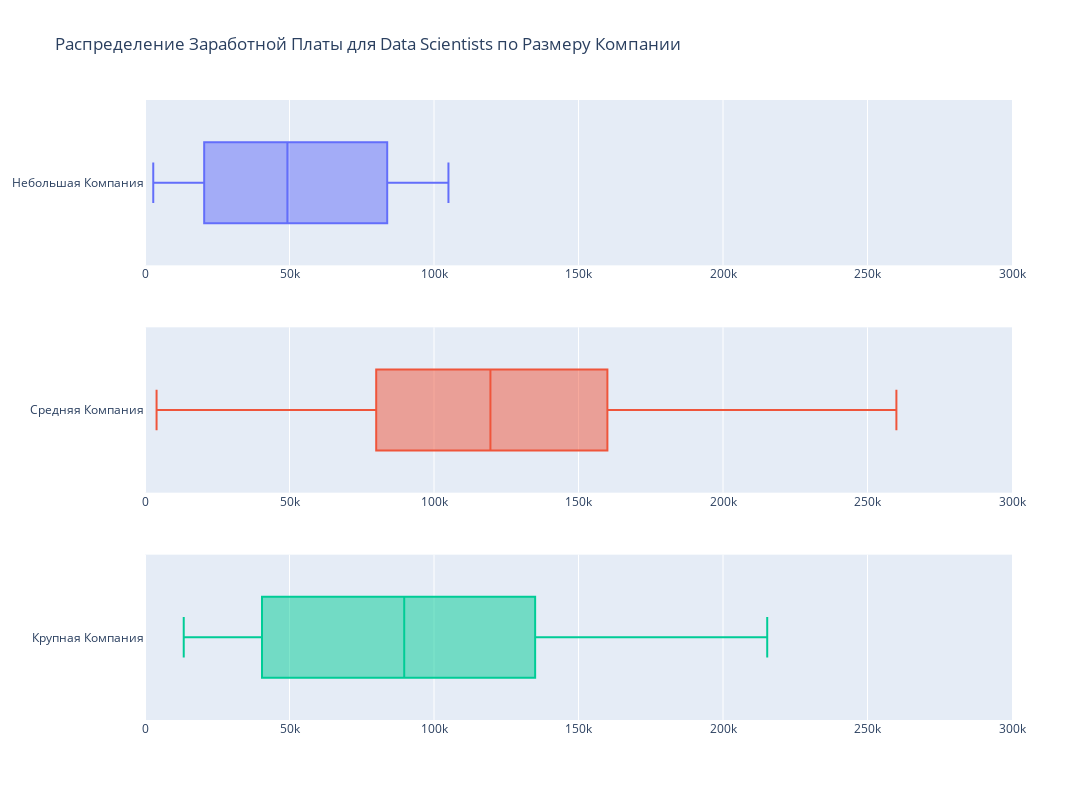

The cell this chart's notebook holds for it:
### Markdown cell above
### Как соотносятся зарплаты специалистов Data Scientist в компаниях различных размеров?

### Code cell
#converted company_size to numerical feature for future statistical analysis, thus need to filter by company size for easier visualization
small = salaries[(salaries['job_title'] == 'Data Scientist') & (salaries['company_size'] == 1)]
medium = salaries[(salaries['job_title'] == 'Data Scientist') & (salaries['company_size'] == 2)]
large = salaries[(salaries['job_title'] == 'Data Scientist') & (salaries['company_size'] == 3)]

#create side-by-side plots
fig = make_subplots(rows=3, cols=1)

#first graph
fig.add_trace(
    go.Box(x=small['salary'], name='Небольшая Компания'),
    row=1, col=1
)

#set the same axis limits
fig.update_xaxes(range=[0, 300000])


#second graph
fig.add_trace(
    go.Box(x=medium['salary'], name='Средняя Компания'),
    row=2, col=1
)

#set the same axis limits
fig.update_xaxes(range=[0, 300000])


#third graph
fig.add_trace(
    go.Box(x=large['salary'], name='Крупная Компания'),
    row=3, col=1
)

#set the same axis limits
fig.update_xaxes(range=[0, 300000])

#set characteristics
fig.update_layout(height=800,
                  width=1100,
                  showlegend=False,
                  title_text='Распределение Заработной Платы для Data Scientists по Размеру Компании'
)

fig.show()

### Figure 1 — Plotly figure (JSON) as saved in the notebook; plotly's stock layout.template omitted (floating-point values rounded to 4 significant figures)
{"data": [{"name": "Небольшая Компания", "type": "box", "x": [51321, 45760, 76958, 21669, 62726, 49268, 105000, 91237, 62726, 42197, 9466, 100000, 82500, 2859, 5679, 12901, 87738, 90000, 16904, 25532, 48000], "xaxis": "x", "yaxis": "y"}, {"name": "Средняя Компания", "type": "box", "x": [39916, 38776, 118000, 138350, 49646, 80000, 150000, 119059, 61467, 33808, 46809, 4000, 28399, 77684, 100000, 130000, 90000, 136620, 99360, 117789, 104702, 146000, 123000, 65438, 39263, 165220, 120160, 95550, 167000, 150000, 211500, 138600, 170000, 180000, 71982, 45807, 260000, 180000, 80000, 18442, 104890, 140000, 220000, 183228, 91614, 185100, 200000, 120000, 230000, 100000, 100000, 100000, 165000, 86703, 69336, 78000, 141300, 102100, 176000, 144000, 205300, 140400, 210000, 150000, 160000, 130000], "xaxis": "x2", "yaxis": "y2"}, {"name": "Крупная Компания", "type": "box", "x": [79833, 35735, 40481, 68428, 105000, 120000, 53192, 29751, 73000, 50000, 75774, 13400, 40038, 90734, 147000, 37825, 160000, 116914, 56256, 88654, 135000, 103691, 165000, 36643, 115000, 130000, 58000, 20171, 109000, 180000, 120000, 215300, 158200, 140400, 215300, 31615, 35590, 52396, 40000, 122346, 135000, 205300], "xaxis": "x3", "yaxis": "y3"}], "layout": {"height": 800, "showlegend": false, "title": {"text": "Распределение Заработной Платы для Data Scientists по Размеру Компании"}, "width": 1100, "xaxis": {"anchor": "y", "domain": [0, 1], "range": [0, 300000]}, "xaxis2": {"anchor": "y2", "domain": [0, 1], "range": [0, 300000]}, "xaxis3": {"anchor": "y3", "domain": [0, 1], "range": [0, 300000]}, "yaxis": {"anchor": "x", "domain": [0.7333, 1]}, "yaxis2": {"anchor": "x2", "domain": [0.3667, 0.6333]}, "yaxis3": {"anchor": "x3", "domain": [0, 0.2667]}}}
